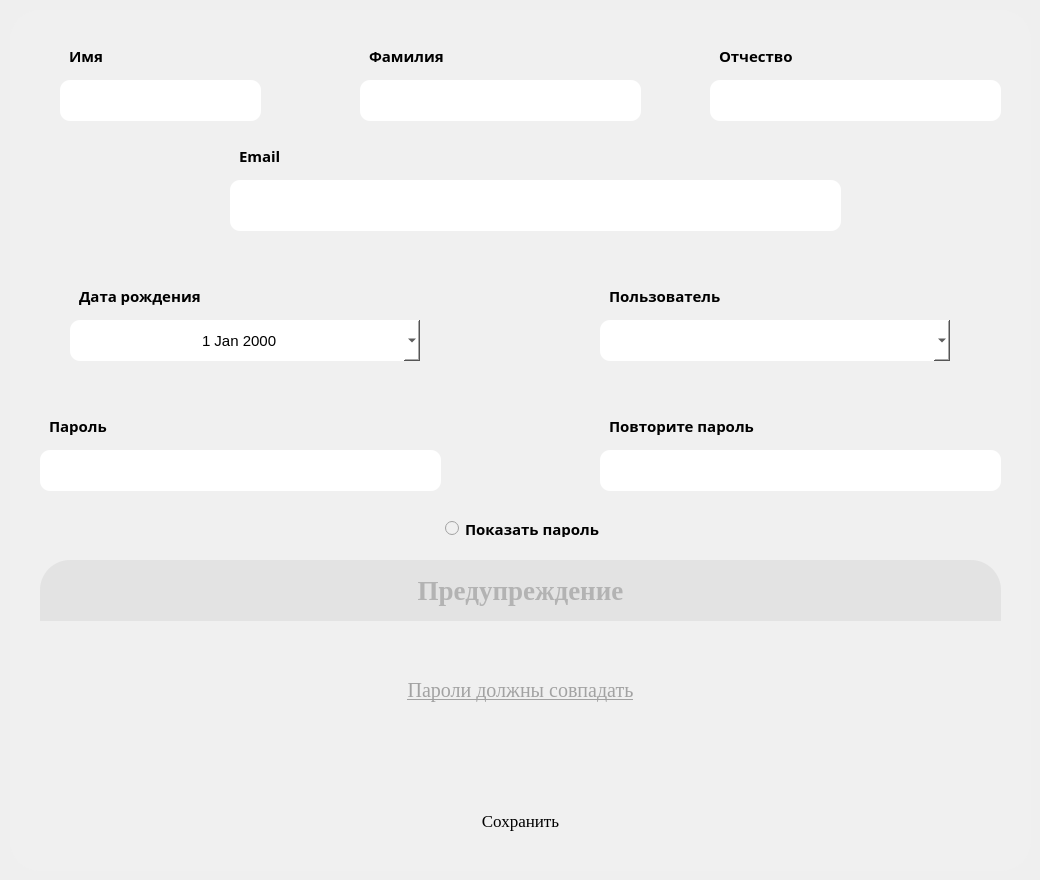
    <widget class="QWidget" name="add_user_page">
     <widget class="QLabel" name="content_registration">
      <property name="geometry">
       <rect>
        <x>10</x>
        <y>10</y>
        <width>1021</width>
        <height>861</height>
       </rect>
      </property>
      <property name="font">
       <font>
        <pointsize>30</pointsize>
        <weight>75</weight>
        <bold>true</bold>
       </font>
      </property>
      <property name="styleSheet">
       <string notr="true">background-color:rgb(240, 240, 240);
border-radius: 30px;
color: rgb(255, 255, 17);</string>
      </property>
      <property name="text">
       <string/>
      </property>
     </widget>
     <widget class="QLabel" name="name_registration_label">
      <property name="geometry">
       <rect>
        <x>60</x>
        <y>40</y>
        <width>201</width>
        <height>31</height>
       </rect>
      </property>
      <property name="font">
       <font>
        <family>Microsoft YaHei</family>
        <pointsize>11</pointsize>
        <weight>75</weight>
        <bold>true</bold>
       </font>
      </property>
      <property name="styleSheet">
       <string notr="true">background-color:rgb(240, 240, 240);
 padding-left: 5px;</string>
      </property>
      <property name="text">
       <string>Имя</string>
      </property>
      <property name="alignment">
       <set>Qt::AlignLeading|Qt::AlignLeft|Qt::AlignVCenter</set>
      </property>
     </widget>
     <widget class="QLineEdit" name="name_registration_edit">
      <property name="geometry">
       <rect>
        <x>60</x>
        <y>80</y>
        <width>201</width>
        <height>41</height>
       </rect>
      </property>
      <property name="styleSheet">
       <string notr="true">background-color: #fff;
border-radius: 10px; 
padding-left: 5px;
font-size: 15px;
</string>
      </property>
      <property name="text">
       <string/>
      </property>
     </widget>
     <widget class="QLabel" name="surname_registration_label">
      <property name="geometry">
       <rect>
        <x>360</x>
        <y>40</y>
        <width>271</width>
        <height>31</height>
       </rect>
      </property>
      <property name="font">
       <font>
        <family>Microsoft YaHei</family>
        <pointsize>11</pointsize>
        <weight>75</weight>
        <bold>true</bold>
       </font>
      </property>
      <property name="styleSheet">
       <string notr="true">background-color:rgb(240, 240, 240);
 padding-left: 5px;</string>
      </property>
      <property name="text">
       <string>Фамилия</string>
      </property>
      <property name="alignment">
       <set>Qt::AlignLeading|Qt::AlignLeft|Qt::AlignVCenter</set>
      </property>
     </widget>
     <widget class="QLineEdit" name="surname_registration_edit">
      <property name="geometry">
       <rect>
        <x>360</x>
        <y>80</y>
        <width>281</width>
        <height>41</height>
       </rect>
      </property>
      <property name="styleSheet">
       <string notr="true">background-color: #fff;
border-radius: 10px; 
padding-left: 5px;
font-size: 15px;
</string>
      </property>
      <property name="text">
       <string/>
      </property>
     </widget>
     <widget class="QLabel" name="patronic_registration_label">
      <property name="geometry">
       <rect>
        <x>710</x>
        <y>40</y>
        <width>291</width>
        <height>31</height>
       </rect>
      </property>
      <property name="font">
       <font>
        <family>Microsoft YaHei</family>
        <pointsize>11</pointsize>
        <weight>75</weight>
        <bold>true</bold>
       </font>
      </property>
      <property name="styleSheet">
       <string notr="true">background-color:rgb(240, 240, 240);
 padding-left: 5px;</string>
      </property>
      <property name="text">
       <string>Отчество</string>
      </property>
      <property name="alignment">
       <set>Qt::AlignLeading|Qt::AlignLeft|Qt::AlignVCenter</set>
      </property>
     </widget>
     <widget class="QLineEdit" name="patronic_registration_edit">
      <property name="geometry">
       <rect>
        <x>710</x>
        <y>80</y>
        <width>291</width>
        <height>41</height>
       </rect>
      </property>
      <property name="styleSheet">
       <string notr="true">background-color: #fff;
border-radius: 10px; 
padding-left: 5px;
font-size: 15px;
</string>
      </property>
      <property name="text">
       <string/>
      </property>
     </widget>
     <widget class="QLineEdit" name="email_registration_edit">
      <property name="geometry">
       <rect>
        <x>230</x>
        <y>180</y>
        <width>611</width>
        <height>51</height>
       </rect>
      </property>
      <property name="styleSheet">
       <string notr="true">background-color: #fff;
border-radius: 10px; 
padding-left: 5px;
font-size: 15px;
</string>
      </property>
      <property name="text">
       <string/>
      </property>
     </widget>
     <widget class="QLabel" name="email_registration_label">
      <property name="geometry">
       <rect>
        <x>230</x>
        <y>140</y>
        <width>611</width>
        <height>31</height>
       </rect>
      </property>
      <property name="font">
       <font>
        <family>Microsoft YaHei</family>
        <pointsize>11</pointsize>
        <weight>75</weight>
        <bold>true</bold>
       </font>
      </property>
      <property name="styleSheet">
       <string notr="true">background-color:rgb(240, 240, 240);
 padding-left: 5px;</string>
      </property>
      <property name="text">
       <string>Email</string>
      </property>
      <property name="alignment">
       <set>Qt::AlignLeading|Qt::AlignLeft|Qt::AlignVCenter</set>
      </property>
     </widget>
     <widget class="QLabel" name="birthday_registration_label">
      <property name="geometry">
       <rect>
        <x>70</x>
        <y>280</y>
        <width>351</width>
        <height>31</height>
       </rect>
      </property>
      <property name="font">
       <font>
        <family>Microsoft YaHei</family>
        <pointsize>11</pointsize>
        <weight>75</weight>
        <bold>true</bold>
       </font>
      </property>
      <property name="styleSheet">
       <string notr="true">background-color:rgb(240, 240, 240);
 padding-left: 5px;</string>
      </property>
      <property name="text">
       <string>Дата рождения</string>
      </property>
      <property name="alignment">
       <set>Qt::AlignLeading|Qt::AlignLeft|Qt::AlignVCenter</set>
      </property>
     </widget>
     <widget class="QDateEdit" name="birthday_registration_edit">
      <property name="geometry">
       <rect>
        <x>70</x>
        <y>320</y>
        <width>350</width>
        <height>41</height>
       </rect>
      </property>
      <property name="styleSheet">
       <string notr="true">background-color: #fff;
color: black;
border-radius: 10px; 
padding-left: 5px;
font-size: 15px;</string>
      </property>
      <property name="alignment">
       <set>Qt::AlignCenter</set>
      </property>
      <property name="calendarPopup">
       <bool>true</bool>
      </property>
     </widget>
     <widget class="QLabel" name="post_registration_label">
      <property name="geometry">
       <rect>
        <x>600</x>
        <y>280</y>
        <width>351</width>
        <height>31</height>
       </rect>
      </property>
      <property name="font">
       <font>
        <family>Microsoft YaHei</family>
        <pointsize>11</pointsize>
        <weight>75</weight>
        <bold>true</bold>
       </font>
      </property>
      <property name="styleSheet">
       <string notr="true">background-color:rgb(240, 240, 240);
 padding-left: 5px;</string>
      </property>
      <property name="text">
       <string>Пользователь</string>
      </property>
      <property name="alignment">
       <set>Qt::AlignLeading|Qt::AlignLeft|Qt::AlignVCenter</set>
      </property>
     </widget>
     <widget class="QComboBox" name="posts_registration_edit">
      <property name="geometry">
       <rect>
        <x>600</x>
        <y>320</y>
        <width>350</width>
        <height>41</height>
       </rect>
      </property>
      <property name="styleSheet">
       <string notr="true">background-color: #fff;
border-radius: 10px; 
padding-left: 5px;
font-size: 15px;
</string>
      </property>
     </widget>
     <widget class="QLabel" name="confirm_password_registration_label">
      <property name="geometry">
       <rect>
        <x>600</x>
        <y>410</y>
        <width>401</width>
        <height>31</height>
       </rect>
      </property>
      <property name="font">
       <font>
        <family>Microsoft YaHei</family>
        <pointsize>11</pointsize>
        <weight>75</weight>
        <bold>true</bold>
       </font>
      </property>
      <property name="styleSheet">
       <string notr="true">background-color:rgb(240, 240, 240);
 padding-left: 5px;</string>
      </property>
      <property name="text">
       <string>Повторите пароль</string>
      </property>
      <property name="alignment">
       <set>Qt::AlignLeading|Qt::AlignLeft|Qt::AlignVCenter</set>
      </property>
     </widget>
     <widget class="QLabel" name="password_registration_label">
      <property name="geometry">
       <rect>
        <x>40</x>
        <y>410</y>
        <width>391</width>
        <height>31</height>
       </rect>
      </property>
      <property name="font">
       <font>
        <family>Microsoft YaHei</family>
        <pointsize>11</pointsize>
        <weight>75</weight>
        <bold>true</bold>
       </font>
      </property>
      <property name="styleSheet">
       <string notr="true">background-color:rgb(240, 240, 240);
 padding-left: 5px;</string>
      </property>
      <property name="text">
       <string>Пароль</string>
      </property>
      <property name="alignment">
       <set>Qt::AlignLeading|Qt::AlignLeft|Qt::AlignVCenter</set>
      </property>
     </widget>
     <widget class="QLineEdit" name="confirm_password_registration_edit">
      <property name="geometry">
       <rect>
        <x>600</x>
        <y>450</y>
        <width>401</width>
        <height>41</height>
       </rect>
      </property>
      <property name="styleSheet">
       <string notr="true">background-color: #fff;
border-radius: 10px; 
padding-left: 5px;
font-size: 15px;
</string>
      </property>
      <property name="text">
       <string/>
      </property>
      <property name="echoMode">
       <enum>QLineEdit::Password</enum>
      </property>
     </widget>
     <widget class="QLineEdit" name="password_registration_edit">
      <property name="geometry">
       <rect>
        <x>40</x>
        <y>450</y>
        <width>401</width>
        <height>41</height>
       </rect>
      </property>
      <property name="styleSheet">
       <string notr="true">background-color: #fff;
border-radius: 10px; 
padding-left: 5px;
font-size: 15px;
</string>
      </property>
      <property name="text">
       <string/>
      </property>
      <property name="echoMode">
       <enum>QLineEdit::Password</enum>
      </property>
     </widget>
     <widget class="QRadioButton" name="open_passwd">
      <property name="geometry">
       <rect>
        <x>440</x>
        <y>520</y>
        <width>171</width>
        <height>17</height>
       </rect>
      </property>
      <property name="font">
       <font>
        <family>Microsoft YaHei</family>
        <pointsize>11</pointsize>
        <weight>75</weight>
        <bold>true</bold>
       </font>
      </property>
      <property name="styleSheet">
       <string notr="true">background-color:rgb(240, 240, 240);
 padding-left: 5px;</string>
      </property>
      <property name="text">
       <string>Показать пароль</string>
      </property>
     </widget>
     <widget class="QLabel" name="alert_registration">
      <property name="geometry">
       <rect>
        <x>40</x>
        <y>560</y>
        <width>821</width>
        <height>201</height>
       </rect>
      </property>
      <property name="styleSheet">
       <string notr="true">border-radius: 30px;</string>
      </property>
      <property name="text">
       <string/>
      </property>
     </widget>
     <widget class="QLabel" name="alert_registration_text">
      <property name="geometry">
       <rect>
        <x>40</x>
        <y>620</y>
        <width>961</width>
        <height>141</height>
       </rect>
      </property>
      <property name="font">
       <font>
        <family>Times New Roman</family>
        <pointsize>15</pointsize>
        <underline>true</underline>
       </font>
      </property>
      <property name="styleSheet">
       <string notr="true">border-bottom-left-radius: 30px;
border-bottom-right-radius: 30px;
color: rgb(162, 162, 162);</string>
      </property>
      <property name="text">
       <string>Пароли должны совпадать</string>
      </property>
      <property name="alignment">
       <set>Qt::AlignCenter</set>
      </property>
     </widget>
     <widget class="QLabel" name="alert_registration_title">
      <property name="geometry">
       <rect>
        <x>40</x>
        <y>560</y>
        <width>961</width>
        <height>61</height>
       </rect>
      </property>
      <property name="font">
       <font>
        <family>Times New Roman</family>
        <pointsize>20</pointsize>
        <weight>75</weight>
        <bold>true</bold>
       </font>
      </property>
      <property name="styleSheet">
       <string notr="true">border-top-left-radius: 30px;
border-top-right-radius: 30px;
background-color: rgb(227, 227, 227); 
color: rgb(179, 179, 179);</string>
      </property>
      <property name="text">
       <string>Предупреждение</string>
      </property>
      <property name="alignment">
       <set>Qt::AlignCenter</set>
      </property>
     </widget>
     <widget class="QPushButton" name="button_registration">
      <property name="geometry">
       <rect>
        <x>70</x>
        <y>790</y>
        <width>901</width>
        <height>61</height>
       </rect>
      </property>
      <property name="font">
       <font>
        <family>Times New Roman</family>
        <pointsize>13</pointsize>
       </font>
      </property>
      <property name="styleSheet">
       <string notr="true">border-radius: 10px;</string>
      </property>
      <property name="text">
       <string>Сохранить</string>
      </property>
      <property name="checkable">
       <bool>false</bool>
      </property>
     </widget>
    </widget>
